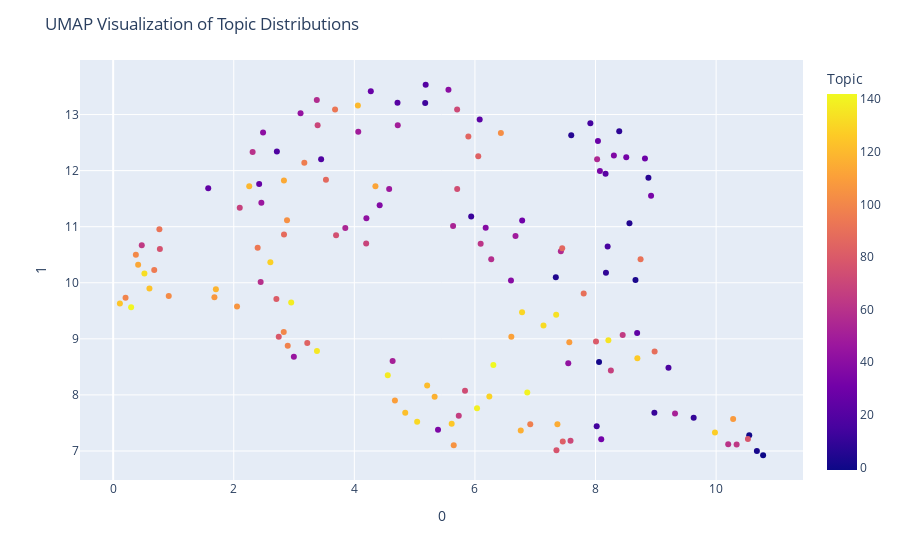

The code cell stored with this chart in its notebook:
### Code cell
import umap
import plotly.express as px

# Prepare the topic distributions
topic_distributions = topic_model.get_topics()

# Extract the topic distributions and their corresponding labels
topic_labels = list(topic_distributions.keys())
topic_vectors = [list(dict(topic_distributions[topic]).values()) for topic in topic_labels]

# Apply UMAP to reduce the dimensionality of the topic vectors
umap_embeddings = umap.UMAP(n_neighbors=9, min_dist=0.3, random_state=42).fit_transform(topic_vectors)

# Create an interactive scatter plot using plotly
fig = px.scatter(umap_embeddings, x=0, y=1, color=topic_labels, labels={'color': 'Topic'})
fig.update_layout(title='UMAP Visualization of Topic Distributions')
fig.show()

### Figure 1 — Plotly figure (JSON) as saved in the notebook; plotly's stock layout.template omitted (floating-point values rounded to 4 significant figures; data arrays with more than 128 entries replaced by an {"elided": "..."} marker saying what was removed)
{"data": [{"hovertemplate": "0=%{x}<br>1=%{y}<br>Topic=%{marker.color}<extra></extra>", "legendgroup": "", "marker": {"color": {"elided": "144 int values"}, "coloraxis": "coloraxis", "symbol": "circle"}, "mode": "markers", "name": "", "orientation": "v", "showlegend": false, "type": "scatter", "x": {"elided": "144 float values"}, "xaxis": "x", "y": {"elided": "144 float values"}, "yaxis": "y"}], "layout": {"coloraxis": {"colorbar": {"title": {"text": "Topic"}}, "colorscale": [[0, "#0d0887"], [0.1111, "#46039f"], [0.2222, "#7201a8"], [0.3333, "#9c179e"], [0.4444, "#bd3786"], [0.5556, "#d8576b"], [0.6667, "#ed7953"], [0.7778, "#fb9f3a"], [0.8889, "#fdca26"], [1, "#f0f921"]]}, "legend": {"tracegroupgap": 0}, "margin": {"t": 60}, "title": {"text": "UMAP Visualization of Topic Distributions"}, "xaxis": {"anchor": "y", "domain": [0, 1], "title": {"text": "0"}}, "yaxis": {"anchor": "x", "domain": [0, 1], "title": {"text": "1"}}}}
